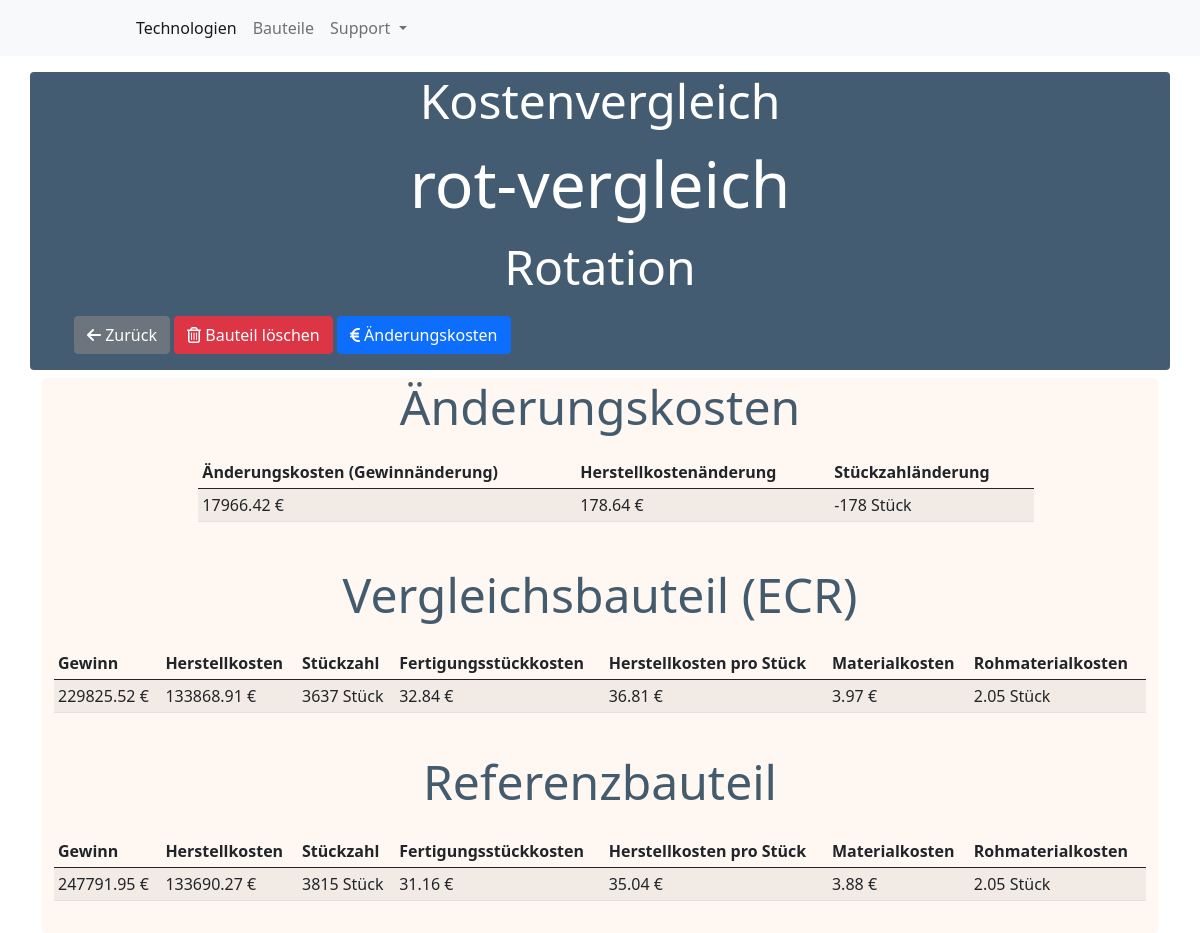
/item/111/, run on the app's committed database.
### main/models.py (models this page shows, shortened)
class Item(models.Model):
    name = CharField(max_length=255)
    reference = models.OneToOneField(
        ReferenceSystem,
        on_delete=models.CASCADE,
        null=True,
        blank=True)
    compare_reference = ForeignKey(
        ReferenceSystem,
        related_name='compare_reference',
        on_delete=models.CASCADE,
        null=True,
        blank=True)

class ReferenceSystem(models.Model):
    name = CharField(max_length=255)
    technologies = ManyToManyField(
        Tool, through='FctMembership')
    laufzeit_jahr = FloatField()
    betrachtungszeitraum = FloatField()
    produktpreis = FloatField()
    lohnnebenkostenanteil = FloatField()
    dichte = FloatField()
    kilopreis = FloatField()

class EcrCost(models.Model):
    G = FloatField()
    Kh = FloatField()
    npf = FloatField()
    Kma = FloatField()
    Krm = FloatField()
    item = ForeignKey(Item, on_delete=models.CASCADE)

class Result(models.Model):
    Gpf = FloatField()
    Kf_fpf = FloatField()
    Kh = FloatField()
    Kh_npf = FloatField()
    Kma = FloatField()
    Krm = FloatField()
    npf_max = FloatField()
    item = ForeignKey(Item, on_delete=models.CASCADE)

class CostReference(models.Model):
    Gpf = FloatField()
    Kf_fpf = FloatField()
    Kh = FloatField()
    Kh_npf = FloatField()
    Kma = FloatField()
    Krm = FloatField()
    npf_max = FloatField()
    reference = ForeignKey(ReferenceSystem, on_delete=models.CASCADE)

### main/views.py (the view)
# urls.py: path('item/<int:pk>/', views.CustomerItem.as_view(), name='item-detail'),
class CustomerItem(DetailView):
    template_name = 'main/item/item_detail.html'
    model = Item
    def get_context_data(self, **kwargs: Any) -> Dict[str, Any]:
        context = super().get_context_data(**kwargs)
        item = Item.objects.get(pk=self.kwargs.get('pk'))
        cost_ecr = EcrCost.objects.filter(item=self.kwargs.get('pk')).last()
        ecr = Result.objects.filter(item=self.kwargs.get('pk')).last()
        ref = CostReference.objects.filter(
            reference=item.compare_reference).last()
        if ecr:
            fuzzy_possible = EcrFuzzy.objects.filter(
                result=ecr.pk, fuzzy="technologisch Machbar")
            fuzzy_maybe = EcrFuzzy.objects.filter(
                result=ecr.pk, fuzzy="technologische Machbarkeit mit Unsicherheiten")
            fuzzy_not = EcrFuzzy.objects.filter(
                result=ecr.pk, fuzzy="technologisch NICHT umsetzbar")
        else:
            fuzzy_possible = []
            fuzzy_maybe = []
            fuzzy_not = []
        context['ref'] = ref
        context['ecr'] = ecr
        context['cost_ecr'] = cost_ecr
        context['fuzzy_possible'] = fuzzy_possible
        context['fuzzy_maybe'] = fuzzy_maybe
        context['fuzzy_not'] = fuzzy_not
        system = item.compare_reference
        s = system.item.feature_set.all()
        i = item.feature_set.all()
        s_name = set([si.name for si in s])
        i_name = set([si.name for si in i])
        duplicates = s_name & i_name
        only_s = s_name.difference(i_name)
        only_i = i_name.difference(s_name)
        if only_i or only_s:
            print(only_s)
            print(only_i)
        for name in duplicates:
            f_i = i.filter(name=name).first()
            f_att_i = f_i.featureattribute_set.all()
            f_s = s.filter(name=name).first()
            f_att_s = f_s.featureattribute_set.all()
            fs_name = set([si.name for si in f_att_s])
            fi_name = set([si.name for si in f_att_i])
            duplicates = fs_name & fi_name
            only_fs_name = fs_name.difference(fi_name)
            only_fi_name = fi_name.difference(fs_name)
            if only_fi_name or only_fs_name:
                print('nur im vergleich')
                print(only_fi_name)
                print('nur im ref')
                print(only_fs_name)
        context['only_item_merkmale'] = only_fi_name
        context['only_item'] = only_i
        return context

### main/templates/main/item/item_detail.html
{% extends "base.html" %}{% load static %}
{% block content %}
<div class="container mt-3">
  <div class="row">
    <div class="header mb-2">
      <p class="display-5 text-center">Kostenvergleich</p>
      <p class='display-3 text-center'>
        {{object.name}}
      </p>
      <p class='display-5 text-center'>
        {{object.compare_reference.name}}
      </p>
      <ul>
        <a class="w-20 btn btn-secondary mt-1" href="{% url 'item-list' %}"><i class="fas fa-arrow-left"></i>
          Zurück</a>
        <a class="w-20 btn btn-danger mt-1" href="{% url 'item-delete' object.id %}"><i class="far fa-trash-alt"></i>
          Bauteil löschen</a>
        {% if only_item or only_item_merkmale%}
        <a class="w-20 btn btn-primary mt-1" href="{% url 'item-add' object.id object.compare_reference.id %}"><i
            class="fas fa-sitemap"></i> Referenz
          FCT-Erweitern</a>
        {% else %}
        <a class="w-20 btn btn-primary mt-1" href="{% url 'item-fct' object.id object.compare_reference.id %}"><i
            class="fas fa-euro-sign"></i> Änderungskosten</a>
        {% endif %}
      </ul>
    </div>
  </div>
  {% if only_item or only_item_merkmale%}
  <div class="container" style="background-color:rgb(255, 245, 238, 0.8) ;border-radius: 4px;
  color: rgba(21, 52, 78, 0.8);">
    <div class="row">
      <div class="col">
        <p class="display-5 text-center">
          Neue Features und Merkmale
        </p>
        <p>
          {% for oi in only_item %}
          {{oi}}
          {% endfor %}
          {% for oim in only_item_merkmale %}
          {{oim}}
          {% endfor %}
        </p>
      </div>
    </div>
    {% else %}
    {% if fuzzy_not or fuzzy_maybe %}
    <div class="container" style="background-color:rgb(255, 245, 238, 0.8) ;border-radius: 4px;
  color: rgba(21, 52, 78, 0.8);">
      <div class="col-sm">
        <div class="row">
          <p class="display-5 text-center p-2">
            Technologisch nicht Umsetzbar
          </p>
        </div>
        <div class="row">
          <ul>
            <div class="table-responsive">
              {% for m in fuzzy_maybe %}
              <table class="table table-striped table-hover table-sm">
                <thead>
                  <tr>
                    <th scope="col">Feature</th>
                    <th scope="col">Merkmal</th>
                    <th scope="col">Wert</th>
                    <th scope="col">Werkzeug</th>
                    <th scope="col">technologische Machbarkeit</th>
                  </tr>
                </thead>
                <tbody>
                  <td>{{ m.f_name }}</td>
                  <td>{{ m.m_name}}</td>
                  <td>{{ m.value }}</td>
                  <td>{{ m.tool_name}}</td>
                  <td>Unsicherheit <i class="fas fa-exclamation-triangle"></i></td>
                </tbody>
              </table>
              {% endfor %}
            </div>
            <div class="table-responsive">
              {% for n in fuzzy_not %}
              <table class="table table-striped table-hover table-sm">
                <thead>
                  <tr>
                    <th scope="col">Feature</th>
                    <th scope="col">Merkmal</th>
                    <th scope="col">Wert</th>
                    <th scope="col">Werkzeug</th>
                    <th scope="col">technologische Machbarkeit</th>
                  </tr>
                </thead>
                <tbody>
                  <td>{{ n.f_name }}</td>
                  <td>{{ n.m_name}}</td>
                  <td>{{ n.value }}</td>
                  <td>{{ n.tool_name}}</td>
                  <td>nicht Umsetzbar <i class="far fa-times-circle"></i></i></td>
                </tbody>
              </table>
              {% endfor %}
            </div>
          </ul>
        </div>
      </div>
    </div>
    {% else %}
    <div class="container" style="background-color:rgb(255, 245, 238, 0.8) ;border-radius: 4px;
  color: rgba(21, 52, 78, 0.8);">
      <div class="row">
        <div class="col">
          <p class="display-5 text-center">
            Änderungskosten
          </p>
        </div>
      </div>
      <div class="row p-1">
        <div class="col">
        </div>
        <div class="col-10">
          <div class="row px-3 justify-content">
            <ul>
              <ul>
                <div class="table-responsive">
                  <table class="table table-striped table-hover table-sm">
                    <thead>
                      <tr>
                        <th scope="col">Änderungskosten (Gewinnänderung)</th>
                        <th scope="col">Herstellkostenänderung</th>
                        <th scope="col">Stückzahländerung</th>
                      </tr>
                    </thead>
                    <tbody>
                      <td>{{cost_ecr.G|floatformat:"2"}} €</td>
                      <td>{{cost_ecr.Kh|floatformat:"2"}} €</td>
                      <td>{{cost_ecr.npf|floatformat:"0"}} Stück</td>
                    </tbody>
                  </table>
                </div>
              </ul>
            </ul>
          </div>
        </div>
        <div class="col">
        </div>
      </div>
      <div class="row">
        <div class="col-sm">
          <div class="row">
            <p class="display-5 text-center p-2">
              Vergleichsbauteil (ECR)
            </p>
          </div>
          <div class="row">
            <ul>
              <div class="table-responsive">
                <table class="table table-striped table-hover table-sm">
                  <thead>
                    <tr>
                      <th scope="col">Gewinn</th>
                      <th scope="col">Herstellkosten</th>
                      <th scope="col">Stückzahl</th>
                      <th scope="col">Fertigungsstückkosten</th>
                      <th scope="col">Herstellkosten pro Stück</th>
                      <th scope="col">Materialkosten</th>
                      <th scope="col">Rohmaterialkosten</th>
                    </tr>
                  </thead>
                  <tbody>
                    <td>{{ecr.Gpf|floatformat:"2"}} €</td>
                    <td>{{ecr.Kh_npf|floatformat:"2"}} €</td>
                    <td>{{ecr.npf_max|floatformat:"0"}} Stück</td>
                    <td>{{ecr.Kf_fpf|floatformat:"2"}} €</td>
                    <td>{{ecr.Kh|floatformat:"2"}} €</td>
                    <td>{{ecr.Kma|floatformat:"2"}} €</td>
                    <td>{{ecr.Krm|floatformat:"2"}} Stück</td>
                  </tbody>
                </table>
              </div>
            </ul>
          </div>
        </div>
        <div class="col-sm">
          <div class="row">
            <p class="display-5 text-center p-2">
              Referenzbauteil
            </p>
          </div>
          <div class="row">
            <ul>
              <div class="table-responsive">
                <table class="table table-striped table-hover table-sm">
                  <thead>
                    <tr>
                      <th scope="col">Gewinn</th>
                      <th scope="col">Herstellkosten</th>
                      <th scope="col">Stückzahl</th>
                      <th scope="col">Fertigungsstückkosten</th>
                      <th scope="col">Herstellkosten pro Stück</th>
                      <th scope="col">Materialkosten</th>
                      <th scope="col">Rohmaterialkosten</th>
                    </tr>
                  </thead>
                  <tbody>
                    <td>{{ref.Gpf|floatformat:"2"}} €</td>
                    <td>{{ref.Kh_npf|floatformat:"2"}} €</td>
                    <td>{{ref.npf_max|floatformat:"0"}} Stück</td>
                    <td>{{ref.Kf_fpf|floatformat:"2"}} €</td>
                    <td>{{ref.Kh|floatformat:"2"}} €</td>
                    <td>{{ref.Kma|floatformat:"2"}} €</td>
                    <td>{{ref.Krm|floatformat:"2"}} Stück</td>
                  </tbody>
                </table>
              </div>
            </ul>
          </div>
        </div>
      </div>
    </div>
    {% endif %}
    {% endif %}
  </div>
  {% endblock %}

### main/static/main/main.css (style rules this page uses)
.header { background-color: rgba(21, 52, 78, 0.8); border-radius: 4px; color: rgb(255, 255, 255); }

### main/templates/base.html (style rules this page uses)
body { background: url("/static/main/Bild0.png") no-repeat center center fixed; -webkit-background-size: cover; -moz-background-size: cover; -o-background-size: cover; background-size: cover; min-height: 100%; }

### data on the page
Item: name "rot-vergleich", compare_reference.name "Rotation"
EcrCost: G "17966.42", Kh "178.64", npf "-178"
Result: Gpf "229825.52", Kh_npf "133868.91", npf_max "3637", Kf_fpf "32.84", Kh "36.81", Kma "3.97", Krm "2.05"
CostReference: Gpf "247791.95", Kh_npf "133690.27", npf_max "3815", Kf_fpf "31.16", Kh "35.04", Kma "3.88", Krm "2.05"
